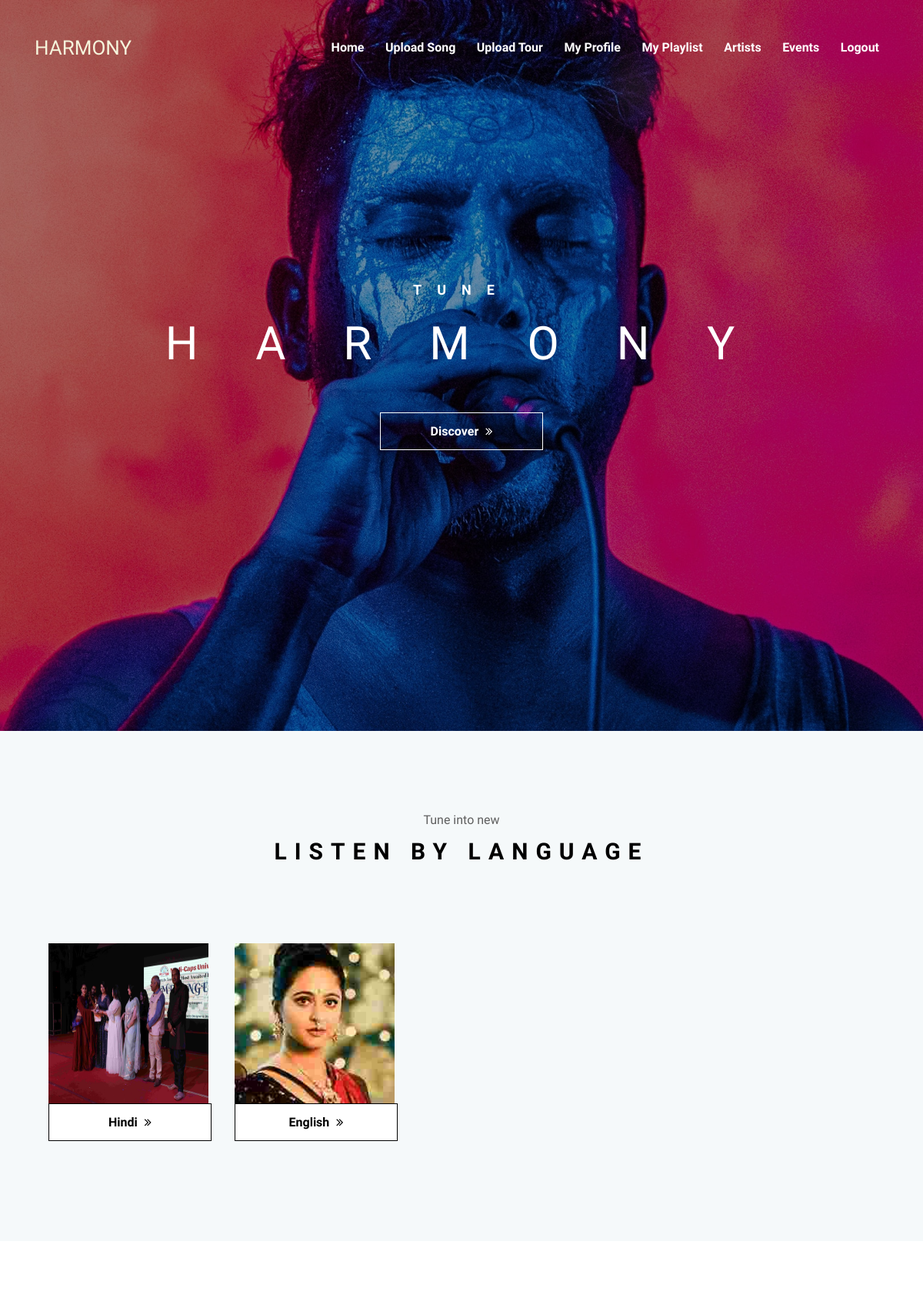
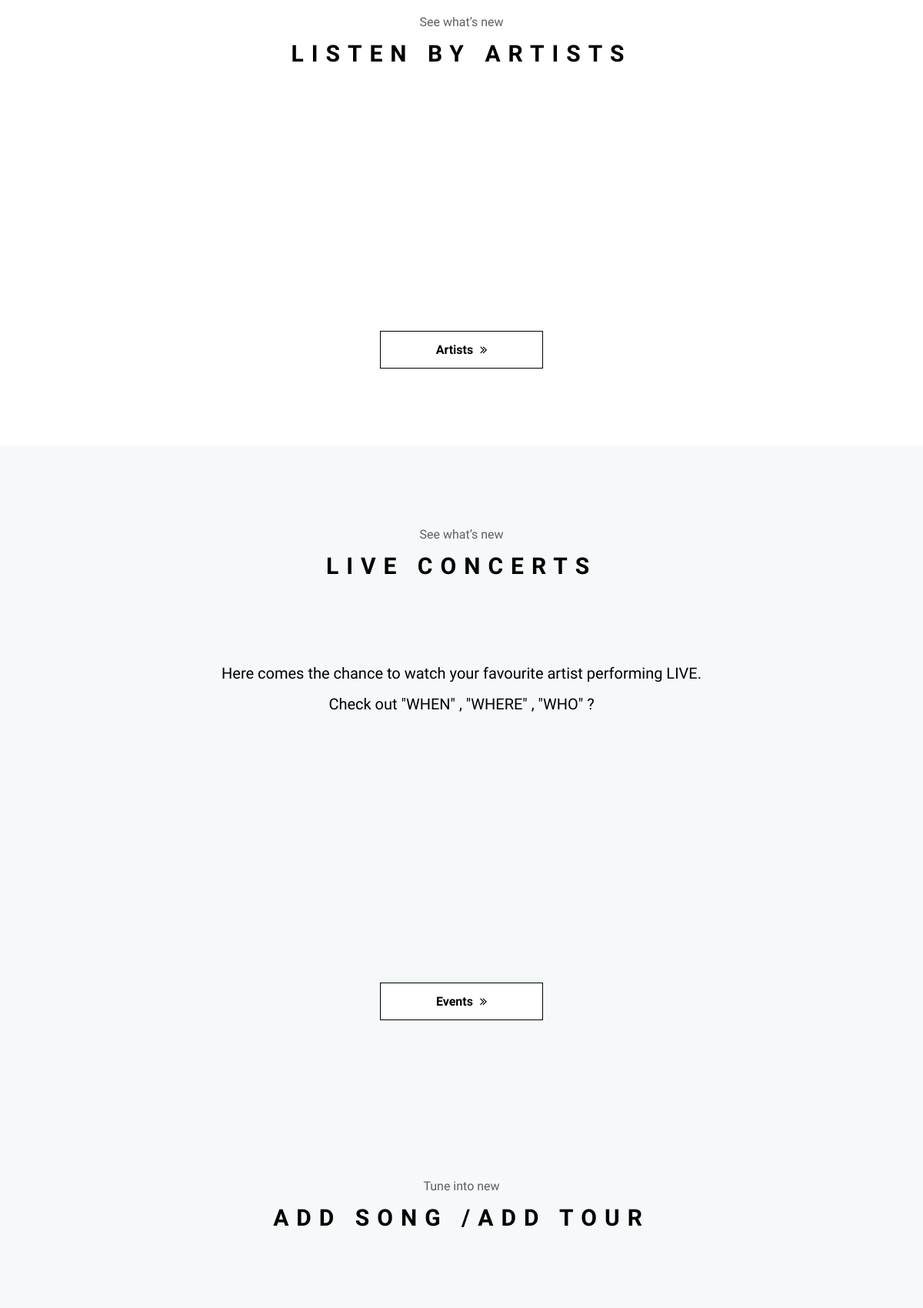
The app's page /music/home/ (signed in, upper part) with its own data (2 pictures, top to bottom).
### music/models.py (models this page shows, shortened)
class Songtype(models.Model):
    name = models.CharField(max_length=20,default="")
    image = models.ImageField(upload_to='images/songtype/',default='',blank=True, null=True)

### music/views.py (the view)
# urls.py: path("home/",views.homePage),
def homePage(req):
    songtypes = Songtype.objects.all()
    songgenres = Songgenre.objects.all()
    songs = Song.objects.order_by('-clickCount')[0:10]
    top = Artist.objects.order_by('-fcount')[0]
    artist = Artist.objects.order_by('-fcount')[0:10]
    tops = Song.objects.order_by('-clickCount')[0]
    muser = Muser.objects.get(user = req.user.id)
    context = {'songtype' : songtypes,
        'songgenre' : songgenres,
        'song': songs,
        'muser':muser,
        'artist':artist,
        'top':top,
        'tops':tops
    }
    return render(req,'home.html',context)

### music/templates/home.html (shortened to what this page needs)
{% load static %}
<!DOCTYPE html>
<html lang="en">
<head>
    <link rel="stylesheet" href="{% static 'home/style.css' %}">
</head>
<body>
    <header class="header-area">
        <div class="oneMusic-main-menu">
            <div class="classy-nav-container breakpoint-off">
                <div class="container">
                    <nav class="classy-navbar justify-content-between" id="oneMusicNav">
                        <a href="#" class="nav-brand" style="color:beige">HARMONY</a>
                        <div class="classy-menu">
                            <div class="classynav">
                                <ul>
                                    <li><a href="#">Home</a></li>
                                    {% if muser.isadmin == 2 %}
                                    <li><a href="/music/home/adsong">Upload Song</a></li>
                                    <li><a href="/music/home/tourpage">Upload Tour</a></li>
                                    <li><a href="/music/home/myprofile">My Profile</a></li>
                                    {% endif %}
                                    <li><a href="/music/home/myplaylist/">My Playlist</a></li>
                                    <li><a href="/music/artist">Artists</a></li>
                                    <li><a href="/music/tourdetail">Events</a></li>
                                    <li><a href="/music/logout">Logout</a></li>
                                </ul>
                            </div>
                        </div>
                    </nav>
                </div>
            </div>
        </div>
    </header>
    <section class="hero-area">
        <div class="hero-slides owl-carousel">
            <div class="single-hero-slide d-flex align-items-center justify-content-center">
                <div class="slide-img bg-img" style="background-image: url('{% static "home/img/bg-img/bg-1.jpg" %}')";></div>
                <div class="container">
                    <div class="row">
                        <div class="col-12">
                            <div class="hero-slides-content text-center">
                                <h6 data-animation="fadeInUp" data-delay="100ms">Tune</h6>
                                <h2 data-animation="fadeInUp" data-delay="300ms">H A R M O N Y <span>H A R M O N Y</span></h2>
                                <a data-animation="fadeInUp" data-delay="500ms" href="#language" class="btn oneMusic-btn mt-50">Discover <i class="fa fa-angle-double-right"></i></a>
                            </div>
                        </div>
                    </div>
                </div>
            </div>
        </div>
    </section>
    <section class="oneMusic-buy-now-area has-fluid bg-gray section-padding-100" id="language">
        <div class="container-fluid" >
            <div class="row">
                <div class="col-12">
                    <div class="section-heading style-2">
                        <p>Tune into new</p>
                        <h2>Listen By Language</h2>
                    </div>
                </div>
            </div>
            <div class="row">
                {% for songtypes in songtype %}
                <div class="col-auto col-sm-auto col-md-auto col-lg-auto">
                    <div class="single-album-area wow fadeInUp" data-wow-delay="200ms">
                        <div class="album-thumb">
                            <img src="/media/{{songtypes.image}}" alt="" style="height: 13rem; width:13rem;" >
                        </div>
                        <div class="load-more-btn text-center wow fadeInUp" data-wow-delay="300ms">
                            <a href="/music/home/genre/{{songtypes.id}}" class="btn oneMusic-btn">{{songtypes.name}} <i class="fa fa-angle-double-right"></i></a>
                        </div>
                    </div>
                </div>
                {% endfor %}
            </div>
        </div>
    </section>
 <section class="latest-albums-area section-padding-100">
    <div class="container">
        <div class="row">
            <div class="col-12">
                <div class="section-heading style-2">
                    <p>See what’s new</p>
                    <h2>Listen by artists</h2>
                </div>
            </div>
        </div>
        <div class="row">
            <div class="col-12">
                <div class="albums-slideshow owl-carousel">
                    <div class="single-album">
                        <img src="{% static 'home/img/bg-img/art1.jpeg' %}" alt="">
                        <div class="album-info">
                        </div>
                    </div>
                    <div class="single-album">
                        <img src="{% static 'home/img/bg-img/art5.jpeg' %}" alt="">
                        <div class="album-info">
                        </div>
                    </div>
                    <div class="single-album">
                        <img src="{% static 'home/img/bg-img/art3.jpeg' %}" alt="">
                        <div class="album-info">
                        </div>
                    </div>
                    <div class="single-album">
                        <img src="{% static 'home/img/bg-img/art8.jpeg' %}" alt="">
                        <div class="album-info">
                        </div>
                    </div>
                    <div class="single-album">
                        <img src="{% static 'home/img/bg-img/art6.jpeg' %}" alt="">
                        <div class="album-info">
                        </div>
                    </div>
                </div>
            </div>
        </div>
        <div class="row">
            <div class="col-12">
                <div class="load-more-btn text-center wow fadeInUp" data-wow-delay="300ms">
                    <a href="/music/artist" class="btn oneMusic-btn">Artists <i class="fa fa-angle-double-right"></i></a>
                </div>
            </div>
        </div>
    </div>
</section>
<section class="oneMusic-buy-now-area has-fluid bg-gray section-padding-100" id="events">
    <div class="container-fluid">
        <div class="row">
            <div class="col-12">
                <div class="section-heading style-2">
                    <p>See what’s new</p>
                    <h2>Live Concerts</h2>
                </div>
            </div>
        </div>
        <div class="row justify-content-center">
            <div class="col-12 col-lg-9">
                <div class="ablums-text text-center mb-70">
                <p style="font-size:20px;color:black;">Here comes the chance to watch your favourite artist performing LIVE.<br/>
                Check out "WHEN" , "WHERE" , "WHO" ?
                </p>
                </div>
            </div>
        </div>
        <div class="row">
            <div class="col-12">
                <div class="albums-slideshow owl-carousel">
                    <div class="single-album">
                        <img src="{% static 'home/img/bg-img/tour2.jpg' %}" alt="" style="height: 15rem; width:20rem;">
                        <div class="album-info">
                        </div>
                    </div>
                    <div class="single-album">
                        <img src="{% static 'home/img/bg-img/tour1.jpg' %}" alt="" style="height: 15rem; width:20rem;">
                        <div class="album-info">
                        </div>
                    </div>
                    <div class="single-album">
                        <img src="{% static 'home/img/bg-img/tour3.jpg' %}" alt="" style="height: 15rem; width:20rem;">
                        <div class="album-info">
                        </div>
                    </div>
                    <div class="single-album">
                        <img src="{% static 'home/img/bg-img/tour4.jpg' %}" alt="" style="height: 15rem; width:20rem;">
                        <div class="album-info">
                        </div>
                    </div>
                    <div class="single-album">
                        <img src="{% static 'home/img/bg-img/tour5.jpeg' %}" alt="" style="height: 15rem; width:20rem;">
                        <div class="album-info">
                        </div>
                    </div>
                </div>
            </div>
        </div>
        <div class="row">
            <div class="col-12">
                <div class="load-more-btn text-center wow fadeInUp" data-wow-delay="300ms">
                    <a href="/music/tourdetail" class="btn oneMusic-btn">Events <i class="fa fa-angle-double-right"></i></a>
                </div>
            </div>
        </div>
    </div>
</section>
{% if muser.isadmin == 2 %}
<section class="oneMusic-buy-now-area has-fluid bg-gray section-padding-100">
    <div class="container-fluid">
        <div class="row">
            <div class="col-12">
                <div class="section-heading style-2">
                    <p>Tune into new</p>
                    <h2>Add Song /Add Tour</h2>
                </div>
            </div>
        </div>
    </div>
</section>
{% endif %}
</body>
</html>

### assets/home/css/classy-nav.css (style rules this page uses)
* { margin: 0; padding: 0; }
body { font-family: "Roboto", sans-serif; }
ul, ol { margin: 0; }
ul li, ol li { list-style: none; }
img { height: auto; max-width: 100%; }
.bg-img { background-position: center center; background-size: cover; background-repeat: no-repeat; }
.classy-nav-container { position: relative; z-index: 100; background-color: #ffffff; }
.classy-nav-container * { box-sizing: border-box; }
.classy-nav-container a { -webkit-transition-duration: 500ms; transition-duration: 500ms; text-decoration: none; outline: none; font-size: 14px; font-weight: 400; color: #232323; display: inline-block; }
.justify-content-between { -webkit-box-pack: justify; -ms-flex-pack: justify; justify-content: space-between; }
.justify-content-center { -webkit-box-pack: center; -ms-flex-pack: center; justify-content: center; }
.classy-navbar { width: 100%; height: 70px; padding: 0.5em 2em; display: -webkit-box; display: -ms-flexbox; display: flex; -webkit-box-align: center; -ms-flex-align: center; -ms-grid-row-align: center; align-items: center; }
.classy-navbar .nav-brand { font-size: 26px; font-weight: 500; color: #565656; display: inline-block; margin-right: 30px; }
.classynav ul li { display: inline-block; clear: both; position: inherit; z-index: 10; }
.classynav ul li a { padding: 0 12px; display: block; height: 35px; font-size: 14px; line-height: 34px; }
.breakpoint-off .classynav { display: -webkit-box; display: -ms-flexbox; display: flex; -webkit-box-align: center; -ms-flex-align: center; -ms-grid-row-align: center; align-items: center; }

### records on screen
Songtype: image (picture), name "Hindi"
Songtype: image (picture), name "English"
